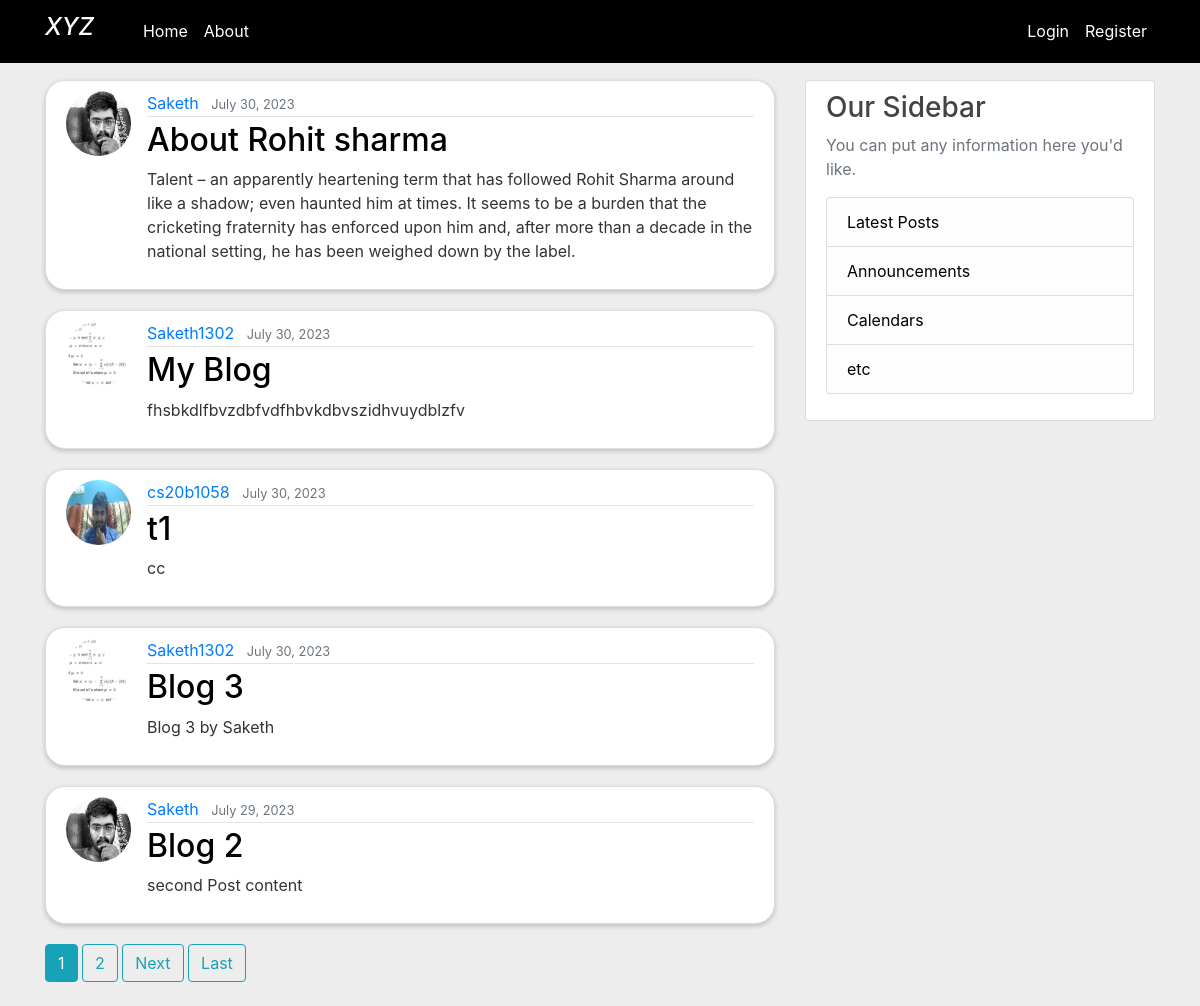
The page / on the database its author committed.
### blog/models.py (models this page shows, shortened)
class Post(models.Model):
    title = models.CharField(max_length=100)
    content = models.TextField()
    date_posted = models.DateTimeField(default=timezone.now)
    author = models.ForeignKey(User, on_delete=models.CASCADE)

### users/models.py (models this page shows, shortened)
class Profile(models.Model):
    user = models.OneToOneField(User,on_delete=models.CASCADE)
    image = models.ImageField(default='default.jpg',upload_to='profile_pics')

### blog/views.py (the view)
# urls.py: path('', PostListView.as_view(), name='blog-home'),
class PostListView(ListView):
    model = Post
    template_name = 'blog/home.html'  # <app>/<model>_<viewtype>.html
    context_object_name = 'posts'
    ordering = ['-date_posted']
    paginate_by = 5

### blog/templates/blog/home.html (shortened to what this page needs)
{% extends "blog/base.html" %}
{% block content %}
    {% for post in posts %}
        <article class="media content-section1" style="border-radius: 20px;box-shadow:  0 2px 5px rgb(0 0 0 / 0.2);">
          <a href="{% url 'user-posts' post.author.username %}"><img class="rounded-circle article-img" src="{{ post.author.profile.image.url }}"></a>
          <div class="media-body">
            <div class="article-metadata">
              <a class="mr-2" href="{% url 'user-posts' post.author.username %}">{{ post.author }}</a>
              <small class="text-muted">{{ post.date_posted|date:"F d, Y" }}</small>
            </div>
            <h2><a class="article-title" href="{% url 'post-detail' post.id %}"
             style="color: black;" onmouseover="this.style.color='rgb(10, 100, 255)'" onMouseOut="this.style.color='black'">{{ post.title }}</a></h2>
            <p class="article-content">{{ post.content }}</p>
          </div>
        </article>
    {% endfor %}
    {% if is_paginated %}
      {% for num in page_obj.paginator.page_range %}
        {% if page_obj.number == num %}
          <a class="btn btn-info mb-4" href="?page={{ num }}">{{ num }}</a>
        {% elif num > page_obj.number|add:'-3' and num < page_obj.number|add:'3' %}
          <a class="btn btn-outline-info mb-4" href="?page={{ num }}">{{ num }}</a>
        {% endif %}
      {% endfor %}
      {% if page_obj.has_next %}
        <a class="btn btn-outline-info mb-4" href="?page={{ page_obj.next_page_number }}">Next</a>
        <a class="btn btn-outline-info mb-4" href="?page={{ page_obj.paginator.num_pages }}">Last</a>
      {% endif %}
    {% endif %}
{% endblock content %}

### blog/templates/blog/base.html (shortened to what this page needs)
{% load static %}
<!DOCTYPE html>
<html>
<head>
    <link rel="stylesheet" href="https://maxcdn.bootstrapcdn.com/bootstrap/4.0.0/css/bootstrap.min.css">
    <link rel="stylesheet" type="text/css" href="{% static 'blog/main.css' %}">
</head>
<body>
  <header class="site-header">
    <nav class="navbar navbar-expand-md navbar-dark  fixed-top" style="background-color: black;">
      <div class="container">
        <a class="navbar-brand mr-10" href="{% url 'blog-home' %}"> <h4 style="font-style:italic;color: white;margin-right: 25px;">XYZ</h4></a>
        <div class="collapse navbar-collapse" id="navbarToggle">
          <div class="navbar-nav mr-auto">
            <a class="nav-item nav-link" href="{% url 'blog-home' %}" style="color: white;">Home</a>
            <a class="nav-item nav-link" href="{% url 'blog-about' %}" style="color: white;">About</a>
          </div>
          <div class="navbar-nav">
            {% if user.is_authenticated %}
              <a class="nav-item nav-link" href="{% url 'post-create' %}" style="color: white;">New Post</a>
              <a class="nav-item nav-link" href="{% url 'profile' %}" style="color: white;">Profile</a>
              <a class="nav-item nav-link" href="{% url 'logout' %}" style="color: white;">Logout</a>
            {% else %}
              <a class="nav-item nav-link" href="{% url 'login' %}" style="color: white;">Login</a>
              <a class="nav-item nav-link" href="{% url 'register' %}" style="color: white;">Register</a>
            {% endif %}
          </div>
        </div>
      </div>
    </nav>
  </header>
    <main role="main" class="container">
      <div class="row">
        <div class="col-md-8">
          {% block content %}{% endblock %}
        </div>
        <div class="col-md-4">
          <div class="content-section">
            <h3>Our Sidebar</h3>
            <p class='text-muted'>You can put any information here you'd like.
              <ul class="list-group">
                <li class="list-group-item list-group-item-light" style="color: black;">Latest Posts</li>
                <li class="list-group-item list-group-item-light" style="color: black;">Announcements</li>
                <li class="list-group-item list-group-item-light" style="color: black;">Calendars</li>
                <li class="list-group-item list-group-item-light" style="color: black;">etc</li>
              </ul>
            </p>
          </div>
        </div>
      </div>
    </main>
</body>
</html>

### blog/static/blog/main.css (style rules this page uses)
body { background: #eeeded; color: #333333; margin-top: 5rem; }
h1, h2, h3, h4, h5, h6 { color: #444444; }
ul { margin: 0; }
.site-header .navbar-nav .nav-link { color: #cbd5db; }
.content-section , .content-section1 { background: #ffffff; padding: 10px 20px; border: 1px solid #dddddd; border-radius: 3px; margin-bottom: 20px; }
.article-title { color: #444444; }
.article-content { white-space: pre-line; }
.article-img { height: 65px; width: 65px; margin-right: 16px; }
.article-metadata { padding-bottom: 1px; margin-bottom: 4px; border-bottom: 1px solid #e3e3e3 }

### rows shown on the page
Post: author.profile.image (picture), author "Saketh", date_posted "July 30, 2023", title "About Rohit sharma", content "Talent – an apparently heartening term that has followed Rohit Sharma around like a shadow; even haunted him at times. It seems to be a burden that the cricketing fraternity has enforced upon him and, after more than a decade in the national setting, he has been weighed down by the label."
Post: author.profile.image (picture), author "Saketh1302", date_posted "July 30, 2023", title "My Blog", content "fhsbkdlfbvzdbfvdfhbvkdbvszidhvuydblzfv"
Post: author.profile.image (placeholder picture), author "cs20b1058", date_posted "July 30, 2023", title "t1", content "cc"
Post: author.profile.image (picture), author "Saketh1302", date_posted "July 30, 2023", title "Blog 3", content "Blog 3 by Saketh"
Post: author.profile.image (picture), author "Saketh", date_posted "July 29, 2023", title "Blog 2", content "second Post content"

### other values the page prints
{{ num }} "1"
{{ num }} "2"
